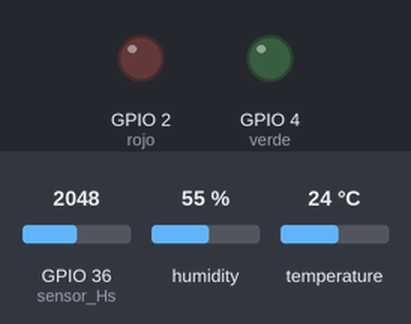
Bench run of a program on a simulated ESP32 board running MicroPython. On the bench: output pins drawn as LEDs (lit = HIGH). Inputs (shaded band) come from the test bench; at power-on: GPIO 36 (sensor_Hs) = 2048, humidity 55 %, temperature 24 °C (analog values on the 0–4095 scale). Web requests get an empty 200 reply after 0.4 s; the clock reads 2024-03-15 10:24:30 at power-on unless the program sets it; what the program prints to the serial console is not drawn.

Above: at 0.1 s.
At 6.0 s:
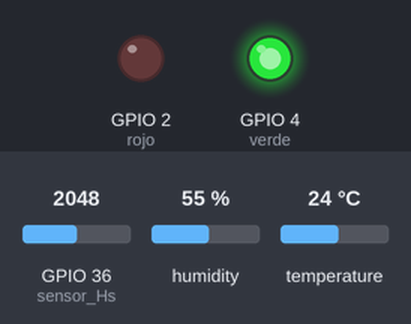
Timing chart, 0 to 7.5 s (numbered marks = the images above):
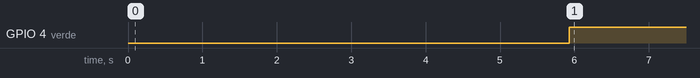

The program:

proyecto_huerta.py
```python
import network, time, urequests
from dht import DHT11
from machine import Pin, ADC

sensor_Hs = ADC(Pin(36))  # Creamis el objeto para realizar la lectura de humedad de suelo
sensor_Hs.width(ADC.WIDTH_12BIT)  # permite regular la precisión de lectura
sensor_Hs.atten(ADC.ATTN_11DB) # permite trabajar con 3.3v
sensorDHT = DHT11 (Pin(15))  # Creamos el objeto DHT11 y asignamos el pin apara leer temperatura
rojo = Pin(2, Pin.OUT)  # Creamos el objeto rojo y asignamos el pin
verde= Pin(4, Pin.OUT)  # Creamos el objeto verde y asignamos el pin


def conectaWifi(red, password):
     global miRed
     miRed = network.WLAN(network.STA_IF)
     if not miRed.isconnected():              #Si no está conectado…
          miRed.active(True)                   #activa la interface
          miRed.connect(red, password)         #Intenta conectar con la red
          print('Conectando a la red', red +"…")
          timeout = time.time ()
          while not miRed.isconnected():           #Mientras no se conecte..
              if (time.ticks_diff (time.time (), timeout) > 10):
                  return False
     return True


if conectaWifi("FAMILIA PENA", "Hupe6493$"):

    print("Conexión exitosa!")
    print('Datos de la red (IP/netmask/gw/DNS):', miRed.ifconfig())

    url_1 = "https://maker.ifttt.com/trigger/sensor_dth/with/key/1pLxYy7JQFxTRYOLtH2_O?"
    url_2 = "https://maker.ifttt.com/trigger/correo_emergencia/with/key/1pLxYy7JQFxTRYOLtH2_O?"


    while (True):

        time.sleep (4)
        sensorDHT.measure()
        temp=sensorDHT.temperature()
        hum=sensorDHT.humidity()
        hum_suelo =  int(sensor_Hs.read())
        print ("T={:02d} ºC, H={:02d}, Hs={:02d} = %".format (temp,hum, hum_suelo))
        respuesta_1 = urequests.get(url_1+"&value1="+str(temp)+"&value2="+str(hum)+ "&value3="+str(hum_suelo))
        print(respuesta_1.text)
        print (respuesta_1.status_code)
        respuesta_1.close ()

        if hum_suelo < 300 :

            respuesta_2 = urequests.get(url_2+"&value1="+str(hum_suelo))
            print(respuesta_2.text)
            print (respuesta_2.status_code)
            respuesta_2.close ()
            time.sleep(10)
            rojo.value(1)
            verde.value(0)

        elif temp> 25 :

            respuesta_2 = urequests.get(url_2+"&value1="+str(temp))
            print(respuesta_2.text)
            print (respuesta_2.status_code)
            respuesta_2.close ()
            time.sleep(10)
            rojo.value(1)
            verde.value(0)

        else:

            rojo.value(0)
            verde.value(1)


else:
       print ("Imposible conectar")
       miRed.active (False)
```

Measured:
- by itself, GPIO 4 (verde): LOW → HIGH at 5.9 s
